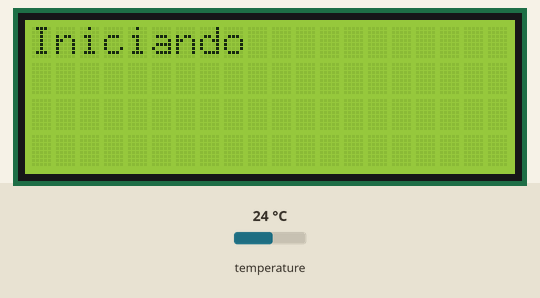
This sketch was run on a simulated Arduino Uno, built with avr-gcc and run on an emulated ATmega328P. Shown: 20×4 character LCD. The test bench sets the inputs (shaded band); at power-on: temperature 24 °C. What the sketch prints to the serial monitor is not drawn.

Above: at 0.1 s.
At 0.7 s:
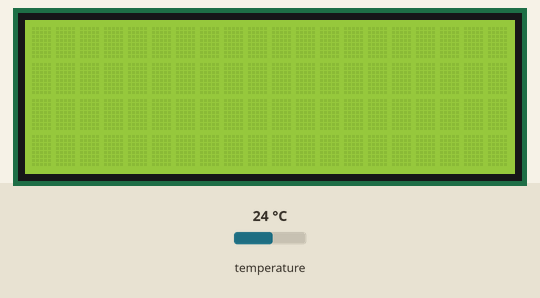
At 1.5 s:
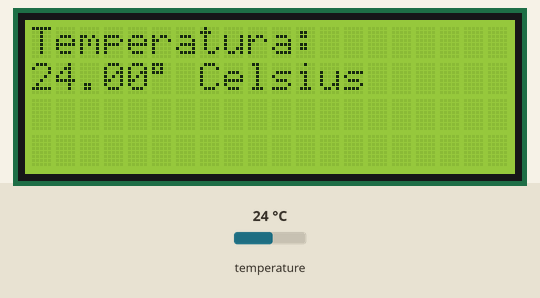
At 11.6 s:
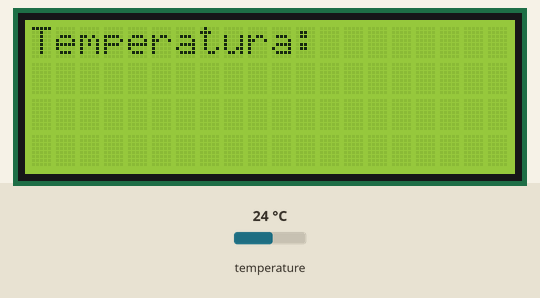

The sketch:

TermometroBasicoSonda.ino
```cpp
/*
  Name:		TermometroBasicoSonda.ino
  Created:	11/27/2016 6:17:42 PM
  Author:	Chicodefe
*/

//Librerias para Serial
#include <SoftwareSerial.h>
#include <HardwareSerial.h>

//Librerias para sensor de temperatura
#include <OneWire.h>
#include <DallasTemperature.h>

//Librerias para Display
#include <Wire.h>
#include <LiquidCrystal_I2C.h>

//Parametros Display
LiquidCrystal_I2C lcd(0x3f,2,1,0,4,5,6,7,3,POSITIVE);// Set the LCD I2C address

//Parametros Libreria OneWire
OneWire oneWire_Pin(4);// Setup a oneWire instance to communicate with any OneWire devices (not just Maxim/Dallas temperature ICs)
//Parametros Libreria DallasTemperature
DallasTemperature sensorSonda(&oneWire_Pin);// Pass our oneWire reference to Dallas Temperature.

void setup()// the setup function runs once when you press reset or power the board
	{
	//Parametros Pines
	pinMode(4,INPUT); // sets the digital pin 4 as input

	//Parametros Serial
	Serial.begin(9600);// initialize serial communication at 9600 bits per second

	//Parametros LCD
	lcd.begin(20,4); // initialize the lcd for 16 chars 2 lines, turn on backlight
	lcd.setCursor(0,0);
	lcd.print("Iniciando");
	delay(300);
	lcd.setCursor(0,1);
	lcd.print("Listo");
	delay(300);
	// Wait and then tell user they can start the Serial Monitor and type in characters to
	// Display. (Set Serial Monitor option to "No Line Ending")
	lcd.clear();
	}// end of setup

void loop()// the loop function runs over and over again until power down or reset
	{

	//Parametros Sensores
	sensorSonda.begin();// Iniciando el Sensor

	//Verificacion do Sensores
	if(sensorSonda.getDeviceCount()==0)
		{
		Serial.println("Sensor no Conectado");
		lcd.setCursor(0,0); //Start at character 0 on line 0
		lcd.print("Sensor ");
		lcd.setCursor(0,1); //Start at character 0 on line 2
		lcd.print("no Conectado");
		delay(1000);
		lcd.clear();
		delay(100);
		return;
		}

	//Solicitudes de Temperatura
	sensorSonda.requestTemperatures();

	//Print on Serial
	Serial.print("Temperatura: ");
	Serial.print(sensorSonda.getTempCByIndex(0));
	Serial.print((char)223);
	Serial.println(" Celsius");

	//Print on LCD
	lcd.setCursor(0,0); //Start at character 0 on line 0
	lcd.print("Temperatura: ");
	lcd.setCursor(0,1); //Start at character 0 on line 2
	lcd.print(sensorSonda.getTempCByIndex(0));
	lcd.print((char)223);
	lcd.print(" Celsius");
	delay(10000);
	lcd.setCursor(0,1); //Start at character 0 on line 2
	lcd.print("                ");
	}// end of for loop
```

Measured:
- what the display in image 1 shows lasts 0.8 s, from 0.7 s to 1.5 s
- what the display in image 2 shows lasts 10.0 s, from 1.5 s to 11.5 s
